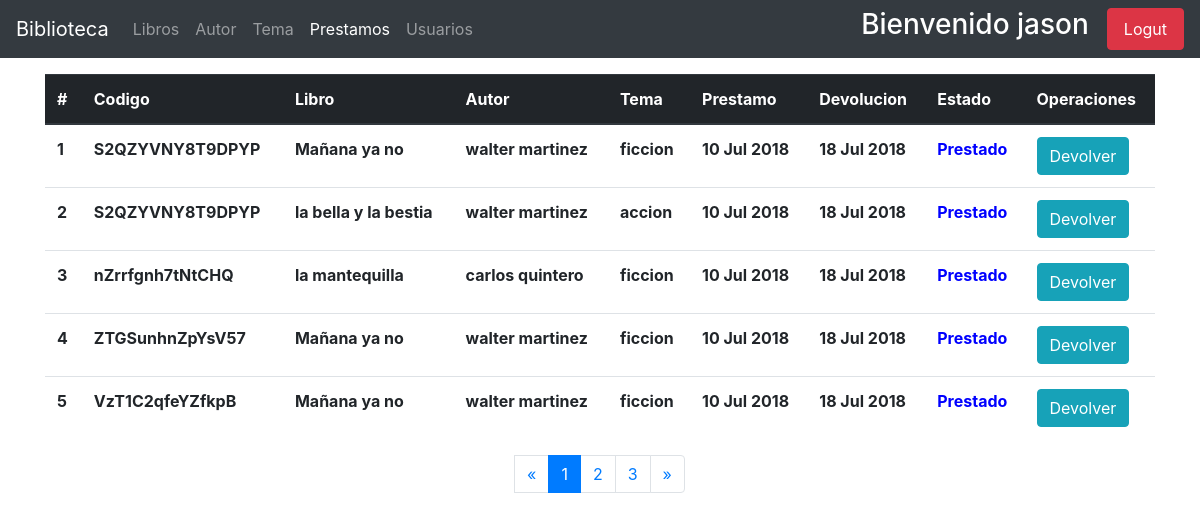
Page /prestamos/admin-list/ (signed in) on the earlier database version.
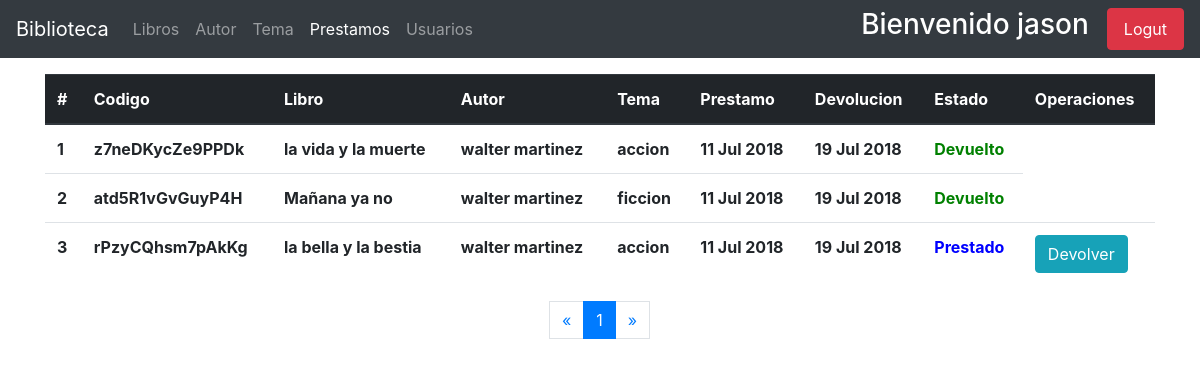
Same page on the later database version.
### apps/prestamos/models.py (models this page shows, shortened)
class Prestamo(models.Model):
    usuario = models.ForeignKey(get_user_model(), on_delete=models.CASCADE)
    libro = models.ForeignKey(Libros, on_delete=models.CASCADE)
    fecha_prestamo = models.DateField(_('fecha de prestamos'), default=now())
    fecha_devolucion = models.DateField(_('fecha de devolucion'), default=(now() + timedelta(days=8)))
    token = models.CharField(max_length=50, default=get_random_string(length=15, allowed_chars='ABCDEFGHKMNPQRSTUVWXYZ123456789'), unique=True)
    estado = models.PositiveSmallIntegerField(default=1)

### apps/libros/models.py (models this page shows, shortened)
class Libros(models.Model):
    titulo = models.CharField(_('titulo'), max_length=150)
    autor = models.ForeignKey(Author, on_delete=models.PROTECT)
    tema = models.ForeignKey(Temas, on_delete=models.PROTECT)
    ubicacion = models.CharField(_('ubicacion'), max_length=200)
    disponibles = models.PositiveIntegerField(_('libros disponibles'), validators=[limit], default=1, )
    fecha_registro = models.DateField(_('Fecha de ingreso'), default=now())
    class Meta:
        ordering = ['id']
        verbose_name_plural = 'Libros'

### apps/autores/models.py (models this page shows, shortened)
class Author(models.Model):
    nombre = models.CharField(_('nombre'), max_length=150)
    apellido = models.CharField(_('apellido'), max_length=150)
    nacionalidad = models.ForeignKey(Pais, on_delete=models.CASCADE)
    genero = models.BooleanField(_('genero'), default=True, choices=[
        (True, 'masculino'),
        (False, 'femenino')
    ])
    nacimiento = models.DateField(_('fecha de nacimiento'))
    fallecimiento = models.DateField(_('fecha de fallecimiento'),null=True, blank=True)
    fecha_registro = models.DateField(_('fecha de registro'), default=now())
    def __str__(self):
        return f'{self.nombre} {self.apellido}'

### apps/temas/models.py (models this page shows)
class Temas(models.Model):
    tema = models.CharField(_('tema'), max_length=200)
    fecha_ingreso = models.DateField(_('fecha_ingreso'), default=now())
    class Meta:
        verbose_name_plural = 'Temas'
    def __str__(self):
        return self.tema

### apps/prestamos/views.py (the view)
# urls.py: path('admin-list/', views.PrestamosAdminView.as_view(), name='prestamo-admin'),
class PrestamosAdminView(AdminMixin, ListView):
    model = Prestamo
    context_object_name = 'Prestamo'
    template_name_suffix = '_list_admin'
    paginate_by = 5

### usuarios/mixins.py (called while the page is built)
def _user_mixin(group_name):
    class Mixin(LoginRequiredMixin, UserPassesTestMixin):
        login_url = reverse_lazy('usuarios:index')
        def test_func(self):
            user = self.request.user
            if user.is_superuser:
                return True
            group = Group.objects.get(name=group_name)
            return group in user.groups.all()
    return Mixin

### apps/prestamos/templates/prestamos/prestamo_list_admin.html (shortened to what this page needs)
{% extends "base.html" %}
{% block navbar_items %}
<li class="nav-item ">
        <a class="nav-link" href="{% url 'book:admin_index' %}"> Libros <span class="sr-only">(current)</span></a>
    </li>
    <li class="nav-item">
        <a class="nav-link" href="{% url 'autor:autores-admin' %}"> Autor </a>
    </li>
    <li class="nav-item">
        <a class="nav-link" href="{% url 'temas:temas-admin' %}"> Tema </a>
    </li>
    <li class="nav-item active">
        <a href="{% url 'prestamos:prestamo-admin' %}" class="nav-link"> Prestamos </a>
    </li>
    <li class="nav-item">
        <a class="nav-link" href="{% url 'usuarios:list-users' %}" > Usuarios </a>
    </li>
{% endblock %}
{% block content %}
<div class="container mt-3" style="height: 350px;">
    <table class="table table-hover" id="table-controller">
        <thead class="thead-dark">
            <tr>
                <th scope="col"> # </th>
                <th scope="col"> Codigo </th>
                <th scope="col"> Libro </th>
                <th scope="col"> Autor </th>
                <th scope="col"> Tema </th>
                <th scope="col"> Prestamo </th>
                <th scope="col"> Devolucion </th>
                <th scope="col">  Estado</th>
                <th scope="col"> Operaciones</th>
            </tr>
            <tbody>
                {% for prestamo in Prestamo %}
                    <tr>
                        <th scope="col"> {{ forloop.counter }} </th>
                        <th> {{ prestamo.token }} </th>
                        <th> {{ prestamo.libro.titulo }} </th>
                        <th> {{ prestamo.libro.autor }} </th>
                        <th> {{ prestamo.libro.tema }} </th>
                        <th> {{ prestamo.fecha_prestamo|date:"d M Y" }} </th>
                        <th> {{ prestamo.fecha_devolucion|date:"d M Y" }} </th>
                        {% if prestamo.estado == 1 %}
                        <th style="color: blue;"> Prestado </th>
                        <th> <a href="{% url 'prestamos:devolver' prestamo.id %}" class="btn btn-info"> Devolver </a> </th>
                        {% endif %}
                        {% if prestamo.estado == 3 %}
                        <th style="color: green;"> Devuelto </th>
                        {% endif %}
                    </tr>
                {% endfor %}
            </tbody>
        </thead>
    </table>
    <nav aria-label="Page navigation example">
            <ul class="pagination justify-content-center">
                {% if page_obj.has_previous %}
                    <li class="page-item"> <a href="?page={{ page_obj.previous_page_number }}" class="page-link" aria-label="Previous">&laquo;</a></li>
                {% else %}
                <li class="disabled"><span class="page-link">&laquo; </span> </li>
                {% endif %}
                {% for i in paginator.page_range %}
                    {% if page_obj.number == i %}
                        <li class="active page-item"><span class="page-link"> {{ i }} <span class="sr-only">current</span></span></li>
                    {% else %}
                        <li class="page-item"><a href="?page={{ i }}" class="page-link"> {{ i }} </a></li>
                    {% endif %}
                {% endfor %}
                {% if page_obj.has_next %}
                    <li class="page-item"><a href="?page={{ page_obj.next_page_number }}" class="page-link">&raquo;</a></li>
                {% else %}
                    <li class="disabled" class="page-item"> <span class="page-link">&raquo;</span> </li>
                {% endif %}
            </ul>
        </nav>
</div>
{% endblock %}

Differences in the rows shown:
removed Prestamo: token "S2QZYVNY8T9DPYP", libro.titulo "Mañana ya no", libro.autor "walter martinez", libro.tema "ficcion", fecha_prestamo "10 Jul 2018", fecha_devolucion "18 Jul 2018", estado "Prestado"
removed Prestamo: token "S2QZYVNY8T9DPYP", libro.titulo "la bella y la bestia", libro.autor "walter martinez", libro.tema "accion", fecha_prestamo "10 Jul 2018", fecha_devolucion "18 Jul 2018", estado "Prestado"
removed Prestamo: token "nZrrfgnh7tNtCHQ", libro.titulo "la mantequilla", libro.autor "carlos quintero", libro.tema "ficcion", fecha_prestamo "10 Jul 2018", fecha_devolucion "18 Jul 2018", estado "Prestado"
removed Prestamo: token "ZTGSunhnZpYsV57", libro.titulo "Mañana ya no", libro.autor "walter martinez", libro.tema "ficcion", fecha_prestamo "10 Jul 2018", fecha_devolucion "18 Jul 2018", estado "Prestado"
removed Prestamo: token "VzT1C2qfeYZfkpB", libro.titulo "Mañana ya no", libro.autor "walter martinez", libro.tema "ficcion", fecha_prestamo "10 Jul 2018", fecha_devolucion "18 Jul 2018", estado "Prestado"
added Prestamo: token "z7neDKycZe9PPDk", libro.titulo "la vida y la muerte", libro.autor "walter martinez", libro.tema "accion", fecha_prestamo "11 Jul 2018", fecha_devolucion "19 Jul 2018", estado "Devuelto"
added Prestamo: token "atd5R1vGvGuyP4H", libro.titulo "Mañana ya no", libro.autor "walter martinez", libro.tema "ficcion", fecha_prestamo "11 Jul 2018", fecha_devolucion "19 Jul 2018", estado "Devuelto"
added Prestamo: token "rPzyCQhsm7pAkKg", libro.titulo "la bella y la bestia", libro.autor "walter martinez", libro.tema "accion", fecha_prestamo "11 Jul 2018", fecha_devolucion "19 Jul 2018", estado "Prestado"
Other differences:
list line gone: "2"
list line gone: "3"
